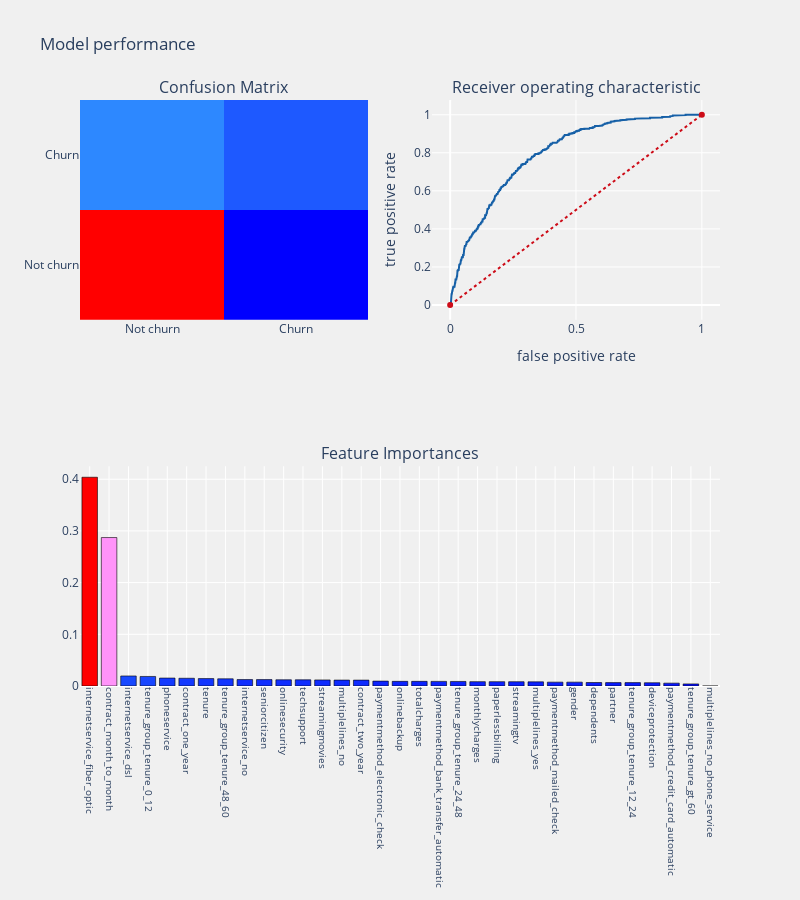

The notebook cell saved with this chart:
### Markdown cell above
### 1.8 Analysis

### Code cell
coefficients = pd.DataFrame(model.feature_importances_)
column_df = pd.DataFrame(cols)
coef_sumry = (pd.merge(coefficients, column_df, left_index=True,
                       right_index=True, how="left"))
coef_sumry.columns = ["coefficients", "features"]
coef_sumry = coef_sumry.sort_values(by="coefficients", ascending=False)

print(model)
print("\n Classification report : \n", classification_report(testing_y, predictions))
print("Accuracy   Score : ", accuracy_score(testing_y, predictions))
# confusion matrix
conf_matrix = confusion_matrix(testing_y, predictions)
# roc_auc_score
model_roc_auc = roc_auc_score(testing_y, predictions)
print("Area under curve : ", model_roc_auc, "\n")
fpr, tpr, thresholds = roc_curve(testing_y, probabilities[:, 1])

# plot confusion matrix
trace1 = go.Heatmap(z=conf_matrix,
                    x=["Not churn", "Churn"],
                    y=["Not churn", "Churn"],
                    showscale=False, colorscale="Picnic",
                    name="matrix")

# plot roc curve
trace2 = go.Scatter(x=fpr, y=tpr,
                    name="Roc : " + str(model_roc_auc),
                    line=dict(color=('rgb(22, 96, 167)'), width=2))
trace3 = go.Scatter(x=[0, 1], y=[0, 1],
                    line=dict(color=('rgb(205, 12, 24)'), width=2,
                              dash='dot'))

# plot coeffs
trace4 = go.Bar(x=coef_sumry["features"], y=coef_sumry["coefficients"],
                name="coefficients",
                marker=dict(color=coef_sumry["coefficients"],
                            colorscale="Picnic",
                            line=dict(width=.6, color="black")))

# subplots
fig = tls.make_subplots(rows=2, cols=2, specs=[[{}, {}], [{'colspan': 2}, None]],
                        subplot_titles=('Confusion Matrix',
                                        'Receiver operating characteristic',
                                        'Feature Importances'))

fig.append_trace(trace1, 1, 1)
fig.append_trace(trace2, 1, 2)
fig.append_trace(trace3, 1, 2)
fig.append_trace(trace4, 2, 1)

fig['layout'].update(showlegend=False, title="Model performance",
                     autosize=False, height=900, width=800,
                     plot_bgcolor='rgba(240,240,240, 0.95)',
                     paper_bgcolor='rgba(240,240,240, 0.95)',
                     margin=dict(b=195))
fig["layout"]["xaxis2"].update(dict(title="false positive rate"))
fig["layout"]["yaxis2"].update(dict(title="true positive rate"))
fig["layout"]["xaxis3"].update(dict(showgrid=True, tickfont=dict(size=10),
                                    tickangle=90))
py.iplot(fig)

visualizer = DiscriminationThreshold(model)
visualizer.fit(training_x, training_y)
visualizer.poof()

### Figure 1 — Plotly figure (JSON) as saved in the notebook; plotly's stock layout.template omitted (floating-point values rounded to 4 significant figures; data arrays with more than 128 entries replaced by an {"elided": "..."} marker saying what was removed)
{"data": [{"colorscale": [[0, "rgb(0,0,255)"], [0.1, "rgb(51,153,255)"], [0.2, "rgb(102,204,255)"], [0.3, "rgb(153,204,255)"], [0.4, "rgb(204,204,255)"], [0.5, "rgb(255,255,255)"], [0.6, "rgb(255,204,255)"], [0.7, "rgb(255,153,255)"], [0.8, "rgb(255,102,204)"], [0.9, "rgb(255,102,102)"], [1, "rgb(255,0,0)"]], "name": "matrix", "showscale": false, "type": "heatmap", "x": ["Not churn", "Churn"], "xaxis": "x", "y": ["Not churn", "Churn"], "yaxis": "y", "z": [[1090, 178], [259, 231]]}, {"line": {"color": "rgb(22, 96, 167)", "width": 2}, "name": "Roc : 0.6655250112663361", "type": "scatter", "x": {"elided": "569 float values"}, "xaxis": "x2", "y": {"elided": "569 float values"}, "yaxis": "y2"}, {"line": {"color": "rgb(205, 12, 24)", "dash": "dot", "width": 2}, "type": "scatter", "x": [0, 1], "xaxis": "x2", "y": [0, 1], "yaxis": "y2"}, {"marker": {"color": [0.4038, 0.2872, 0.01939, 0.01844, 0.01539, 0.01499, 0.01433, 0.01392, 0.01245, 0.01242, 0.01204, 0.01202, 0.01173, 0.01144, 0.0114, 0.009455, 0.009003, 0.00899, 0.008928, 0.008804, 0.00837, 0.008362, 0.008307, 0.008073, 0.007485, 0.007471, 0.006757, 0.006561, 0.006559, 0.006328, 0.005532, 0.004061, 0], "colorscale": [[0, "rgb(0,0,255)"], [0.1, "rgb(51,153,255)"], [0.2, "rgb(102,204,255)"], [0.3, "rgb(153,204,255)"], [0.4, "rgb(204,204,255)"], [0.5, "rgb(255,255,255)"], [0.6, "rgb(255,204,255)"], [0.7, "rgb(255,153,255)"], [0.8, "rgb(255,102,204)"], [0.9, "rgb(255,102,102)"], [1, "rgb(255,0,0)"]], "line": {"color": "black", "width": 0.6}}, "name": "coefficients", "type": "bar", "x": ["internetservice_fiber_optic", "contract_month_to_month", "internetservice_dsl", "tenure_group_tenure_0_12", "phoneservice", "contract_one_year", "tenure", "tenure_group_tenure_48_60", "internetservice_no", "seniorcitizen", "onlinesecurity", "techsupport", "streamingmovies", "multiplelines_no", "contract_two_year", "paymentmethod_electronic_check", "onlinebackup", "totalcharges", "paymentmethod_bank_transfer_automatic", "tenure_group_tenure_24_48", "monthlycharges", "paperlessbilling", "streamingtv", "multiplelines_yes", "paymentmethod_mailed_check", "gender", "dependents", "partner", "tenure_group_tenure_12_24", "deviceprotection", "paymentmethod_credit_card_automatic", "tenure_group_tenure_gt_60", "multiplelines_no_phone_service"], "xaxis": "x3", "y": [0.4038, 0.2872, 0.01939, 0.01844, 0.01539, 0.01499, 0.01433, 0.01392, 0.01245, 0.01242, 0.01204, 0.01202, 0.01173, 0.01144, 0.0114, 0.009455, 0.009003, 0.00899, 0.008928, 0.008804, 0.00837, 0.008362, 0.008307, 0.008073, 0.007485, 0.007471, 0.006757, 0.006561, 0.006559, 0.006328, 0.005532, 0.004061, 0], "yaxis": "y3"}], "layout": {"annotations": [{"font": {"size": 16}, "showarrow": false, "text": "Confusion Matrix", "x": 0.225, "xanchor": "center", "xref": "paper", "y": 1, "yanchor": "bottom", "yref": "paper"}, {"font": {"size": 16}, "showarrow": false, "text": "Receiver operating characteristic", "x": 0.775, "xanchor": "center", "xref": "paper", "y": 1, "yanchor": "bottom", "yref": "paper"}, {"font": {"size": 16}, "showarrow": false, "text": "Feature Importances", "x": 0.5, "xanchor": "center", "xref": "paper", "y": 0.375, "yanchor": "bottom", "yref": "paper"}], "autosize": false, "height": 900, "margin": {"b": 195}, "paper_bgcolor": "rgba(240,240,240, 0.95)", "plot_bgcolor": "rgba(240,240,240, 0.95)", "showlegend": false, "title": {"text": "Model performance"}, "width": 800, "xaxis": {"anchor": "y", "domain": [0, 0.45]}, "xaxis2": {"anchor": "y2", "domain": [0.55, 1], "title": {"text": "false positive rate"}}, "xaxis3": {"anchor": "y3", "domain": [0, 1], "showgrid": true, "tickangle": 90, "tickfont": {"size": 10}}, "yaxis": {"anchor": "x", "domain": [0.625, 1]}, "yaxis2": {"anchor": "x2", "domain": [0.625, 1], "title": {"text": "true positive rate"}}, "yaxis3": {"anchor": "x3", "domain": [0, 0.375]}}}
